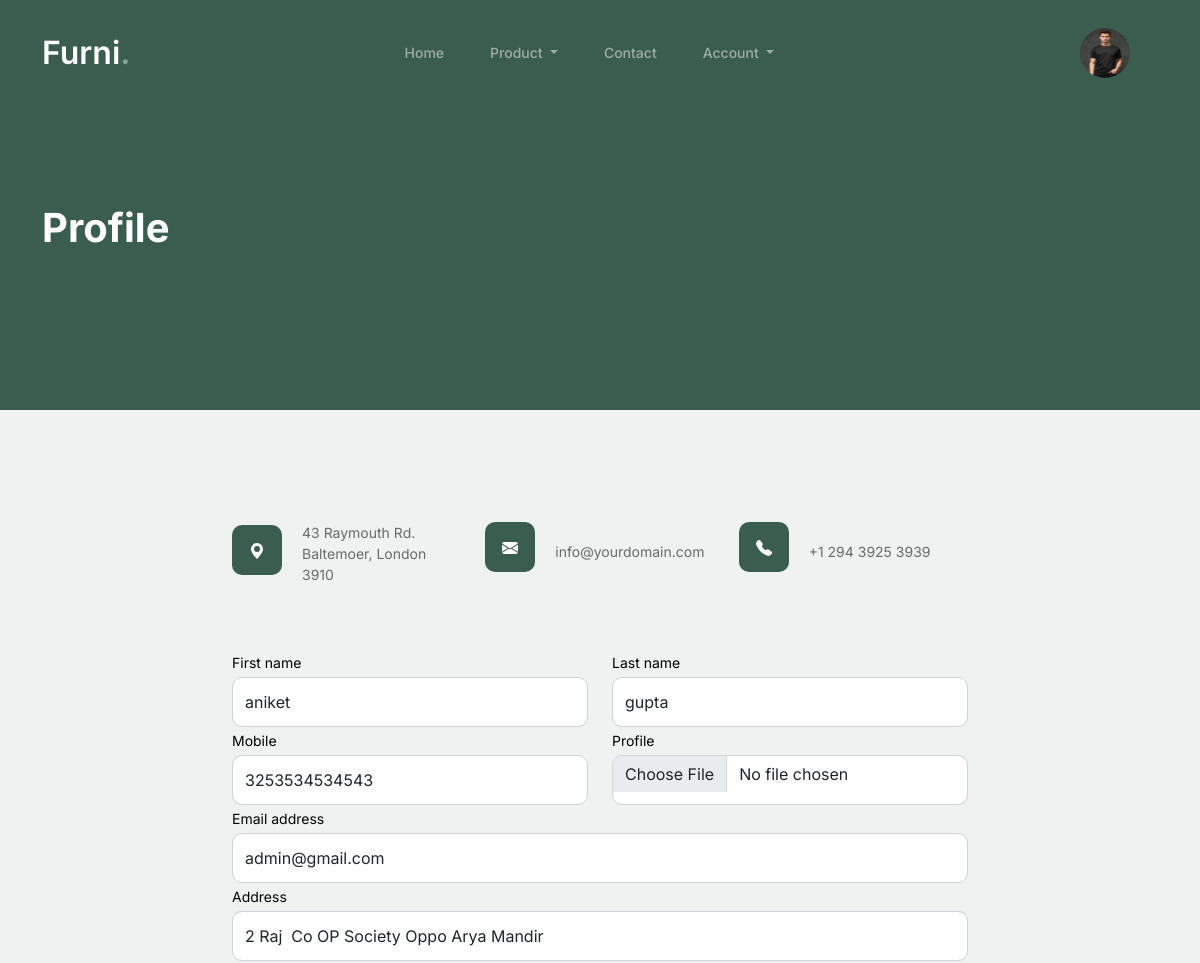
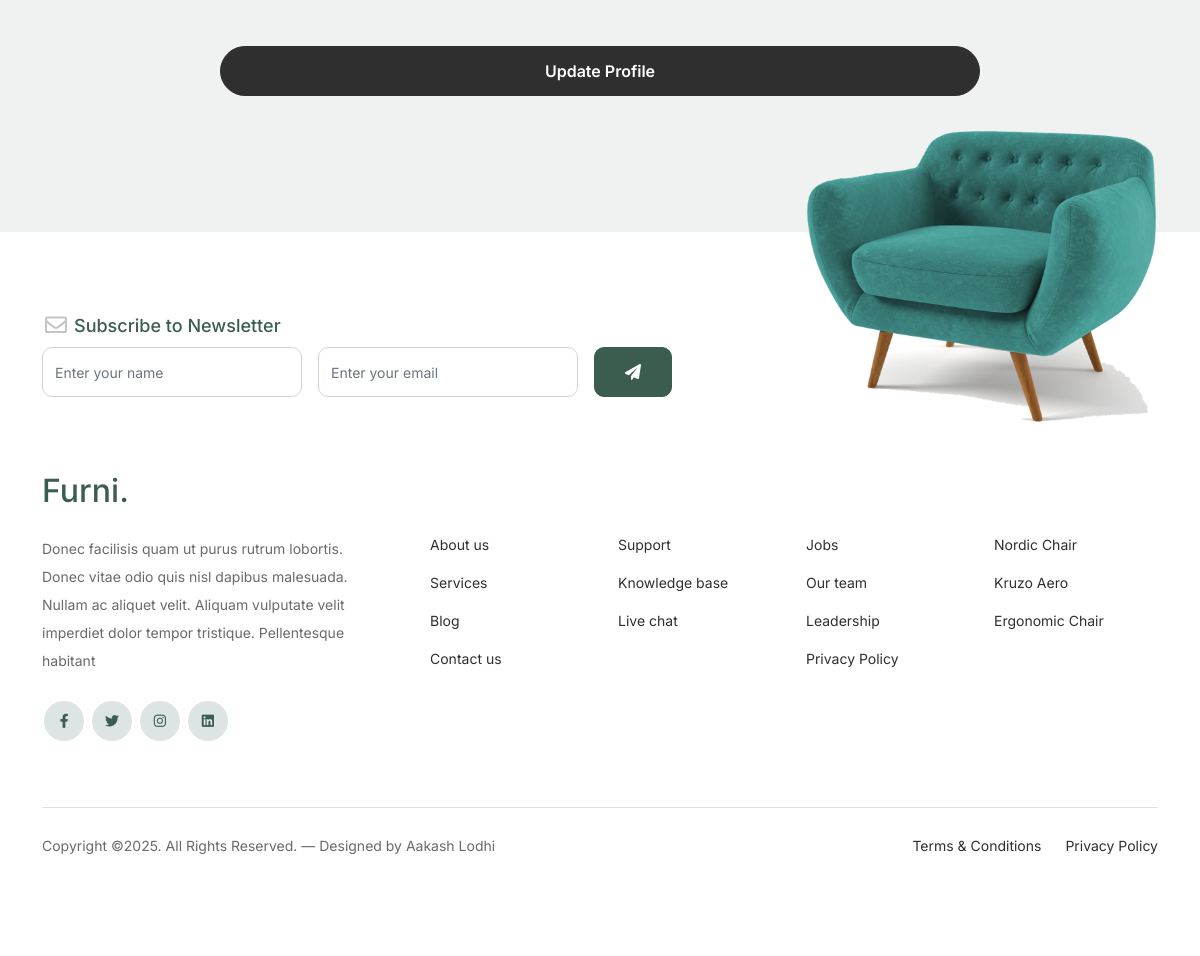
The page /profile (signed in) on the database its author committed (2 pictures, top to bottom).
### myapp/models.py (models this page shows, shortened)
class User(models.Model):
    fname=models.CharField(max_length=100)
    lname=models.CharField(max_length=100)
    mobile=models.PositiveBigIntegerField()
    profile_picture=models.ImageField(upload_to="profile_picture/")
    address=models.TextField()
    email=models.EmailField()
    password=models.CharField(max_length=100)
    usertype=models.CharField(max_length=100,default="buyer")

### myapp/views.py (the view)
# urls.py: path('profile', views.profile,name='profile'),
def profile(request):
    if 'email' not in request.session:
        return redirect('login')
    user = User.objects.get(email=request.session['email'])
    if request.method == 'POST':
        user.fname = request.POST['fname']
        user.lname = request.POST['lname']
        user.mobile = request.POST['mobile']
        user.address = request.POST['address']
        try:
            user.profile_picture = request.FILES['profile_picture']
        except:
            pass
        user.save()
        request.session['fname'] = user.fname  # Fixed: Update fname in session
        request.session['profile_picture'] = user.profile_picture.url
        msg = "Profile updated successfully"
        if user.usertype == "buyer":
            return render(request, 'profile.html', {'user': user, 'msg': msg})
        else:
            return render(request, 'seller-profile.html', {'user': user, 'msg': msg})
    else:
        if user.usertype == "buyer":
            return render(request, 'profile.html', {'user': user})
        else:
            return render(request, 'seller-profile.html', {'user': user})

### myapp/templates/seller-profile.html (shortened to what this page needs)
{% extends 'seller-header.html' %}
{% load static %}
{% block content %}
<!doctype html>
<html lang="en">
<head>
	</head>
	<body>
			<div class="hero">
				<div class="container">
					<div class="row justify-content-between">
						<div class="col-lg-5">
							<div class="intro-excerpt">
								<h1>Profile</h1>
							</div>
						</div>
						<div class="col-lg-7">
						</div>
					</div>
				</div>
			</div>
		<div class="untree_co-section">
      <div class="container">
        <div class="block">
          <div class="row justify-content-center">
            <div class="col-md-8 col-lg-8 pb-4">
              <div class="row mb-5">
                <div class="col-lg-4">
                  <div  class="service no-shadow align-items-center link horizontal d-flex active" data-aos="fade-left" data-aos-delay="0">
                    <div class="service-icon color-1 mb-4">
                      <svg xmlns="http://www.w3.org/2000/svg" width="16" height="16" fill="currentColor" class="bi bi-geo-alt-fill" viewBox="0 0 16 16">
                        <path d="M8 16s6-5.686 6-10A6 6 0 0 0 2 6c0 4.314 6 10 6 10zm0-7a3 3 0 1 1 0-6 3 3 0 0 1 0 6z"/>
                      </svg>
                    </div>
                    <div class="service-contents">
                      <p>43 Raymouth Rd. Baltemoer, London 3910</p>
                    </div>
                  </div>
                </div>
                <div class="col-lg-4">
                  <div  class="service no-shadow align-items-center link horizontal d-flex active" data-aos="fade-left" data-aos-delay="0">
                    <div class="service-icon color-1 mb-4">
                    </div>
                    <div class="service-contents">
                      <p>info@yourdomain.com</p>
                    </div>
                  </div>
                </div>
                <div class="col-lg-4">
                  <div  class="service no-shadow align-items-center link horizontal d-flex active" data-aos="fade-left" data-aos-delay="0">
                    <div class="service-icon color-1 mb-4">
                    </div>
                    <div class="service-contents">
                      <p>+1 294 3925 3939</p>
                    </div>
                  </div>
                </div>
              </div>
               <div>
              <form class="form-contact contact_form" action="{% url 'profile' %}" method="post" id="contactForm" enctype="multipart/form-data">
                <div class="row">
                  <div class="col-6">
                    <div class="form-group">
                      <label class="text-black" for="fname">First name</label>
                      <input type="text" class="form-control" name="fname" value="{{user.fname}}" id="fname">
                    </div>
                  </div>
                  <div class="col-6">
                    <div class="form-group">
                      <label class="text-black" for="lname">Last name</label>
                      <input type="text" class="form-control" name="lname" id="lname" value="{{user.lname}}">
                    </div>
                  </div>
                </div>
                <div class="row">
                  <div class="col-6">
                    <div class="form-group">
                      <label class="text-black" for="mobile">Mobile</label>
                      <input type="text" class="form-control" name="mobile" value="{{user.mobile}}" id="mobile">
                    </div>
                  </div>
                  <div class="col-6">
                    <div class="form-group">
                      <label class="text-black" for="profile">Profile</label>
                       <input class="form-control" name="profile_picture" id="profile_picture" type="file" accept="image/*" >
                  </div>
                </div>
                <div class="form-group">
                  <label class="text-black" for="email">Email address</label>
                  <input type="email" class="form-control" name="email" value="{{user.email}}" id="email">
                </div>
                <div class="form-group mb-5">
                  <label class="text-black" for="address">Address</label>
                 <input class="form-control" name="address" id="address" value="{{user.address}}" type="text" placeholder="Enter your Address" required>
                </div>
                <button type="submit" class="btn btn-primary-hover-outline">Update Profile</button>
              </form>
               </div>
            </div>
          </div>
        </div>
      </div>
    </div>
	</body>
</html>
{% endblock %}

### myapp/static/css/style.css (style rules this page uses)
body { overflow-x: hidden; position: relative; }
body { font-family: "Inter", sans-serif; font-weight: 400; line-height: 28px; color: #6a6a6a; font-size: 14px; background-color: #eff2f1; }
.hero { background: #3b5d50; padding: calc(4rem - 30px) 0 0rem 0; }
@media (min-width: 768px) { .hero { padding: calc(4rem - 30px) 0 4rem 0; } }
@media (min-width: 992px) { .hero { padding: calc(8rem - 30px) 0 8rem 0; } }
.hero .intro-excerpt { position: relative; z-index: 4; }
@media (min-width: 992px) { .hero .intro-excerpt { max-width: 450px; } }
.hero h1 { font-weight: 700; color: #ffffff; margin-bottom: 30px; }
.btn { font-weight: 600; padding: 12px 30px; border-radius: 30px; color: #ffffff; background: #2f2f2f; border-color: #2f2f2f; }
.untree_co-section { padding: 7rem 0; }
.form-control { height: 50px; border-radius: 10px; font-family: "Inter", sans-serif; }
.service { line-height: 1.5; }
.service .service-icon { border-radius: 10px; -webkit-box-flex: 0; -ms-flex: 0 0 50px; flex: 0 0 50px; height: 50px; line-height: 50px; text-align: center; background: #3b5d50; margin-right: 20px; color: #ffffff; }

### rows shown on the page
User: fname "aniket", lname "gupta", mobile "3253534534543", email "admin@gmail.com", address "2 Raj Co OP Society Oppo Arya Mandir"
